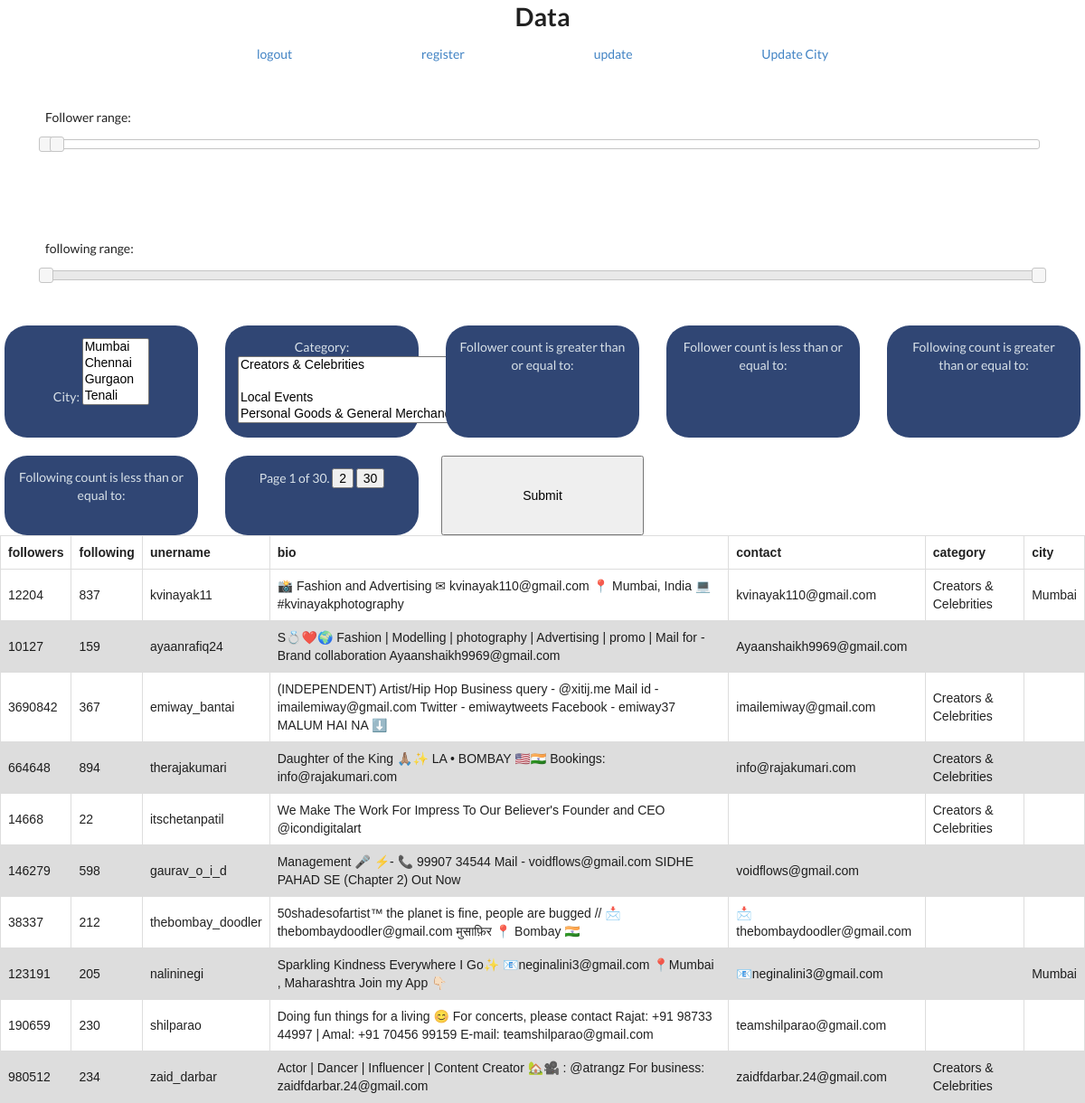
The app's page / (signed in) with its own data.
### main/models.py (models this page shows, shortened)
class Cities(models.Model):
    city = models.CharField(max_length=200)
    def __str__(self):
        return self.city

class UserModel(models.Model):
    follower_count = models.IntegerField()
    following_count = models.IntegerField()
    name = models.CharField(max_length=200)
    category = models.ManyToManyField(Categories)
    bio = models.CharField(max_length=2000, blank=True)
    city = models.ManyToManyField(Cities)
    contact = models.CharField(max_length=200, blank=True)

class Categories(models.Model):
    category = models.CharField(max_length=200)
    def __str__(self):
        return self.category

### main/views.py (the view)
# urls.py: 2. Add a URL to urlpatterns:  path('', views.home, name='home')
@login_required
def home(request):
    count_filter = FollowerFilter(request.GET)
    p = Paginator(count_filter.qs, 10)
    page_number = request.GET.get('page')
    page_obj = p.get_page(page_number)
    return render(request, 'main/main.html', {
        'data': page_obj,
        'range': count_filter
    })

### main/templates/main/main.html (shortened to what this page needs)
{% extends 'base.html' %}
{% load static %}
{% block body %}
<div class="container">
    <div class="nav">
        <h1>Data </h1>
        {% if request.user.is_authenticated %}
        <a href="{% url 'logout' %}">logout</a>
        {% else %}
        <a href="{% url 'login' %}">login</a>
        {% endif %}
        <a href="{% url 'register' %}">register</a>
        <a href="{% url 'update-view' %}">update</a>
        <a href="{% url 'update-city' %}">Update City</a>
    </div>
    <div class="slider-container">
        <p>
            <label for="amount">Follower range:</label>
            <input type="text" id="following-amount" readonly style="border:0; color:#f6931f; font-weight:bold;">
        </p>
        <div id="follower-range"></div>
    </div>
    <div class="slider-container">
        <p>
            <label for="amount">following range:</label>
            <input type="text" id="follower-amount" readonly style="border:0; color:#f6931f; font-weight:bold;">
        </p>
        <div id="following-range"></div>
    </div>
    <form method="get" class="form-align">
        {{ range.form.as_p }}
            <span class="step-links">
                <span class="current">
                    Page {{ data.number }} of {{ data.paginator.num_pages }}.
                </span>
                {% if data.has_next %}
                    <input type="submit" name="page" value="{{ data.next_page_number }}" placeholder="next">
                    <input type="submit" name="page" value="{{ data.paginator.num_pages }}" placeholder="last">
                {% endif %}
            </span>
        <input type="submit" />
    </form>
    <table>
        <thead>
            <tr>
                <th>followers</th>
                <th>following</th>
                <th>unername</th>
                <th>bio</th>
                <th>contact</th>
                <th>category</th>
                <th>city</th>
            </tr>
        </thead>
        <tbody>
            {% for object in data %}
                <tr>
                    <td>{{ object.follower_count }}</td>
                    <td>{{ object.following_count }}</td>
                    <td>{{ object.name }}</td>
                    <td>{{ object.bio }}</td>
                    <td>{{ object.contact }}</td>
                    <td>{% for category in object.category.all %}{{category}}{% endfor %}</td>
                    <td>{% for city in object.city.all %}{{ city }} {% endfor %}</td>
                </tr>
            {% endfor %}
        </tbody>
    </table>
</div>
{% endblock %}

### templates/base.html (shortened to what this page needs)
{% load static %}
<!DOCTYPE html>
<html lang="en">
<head>
    <link rel="stylesheet" href="{% static 'style.css' %}">
    <link rel="stylesheet" type='text/css' href="https://cdnjs.cloudflare.com/ajax/libs/semantic-ui/2.2.14/semantic.min.css">
    <link rel="stylesheet" href="//code.jquery.com/ui/1.12.1/themes/base/jquery-ui.css">
</head>
<body>
    {% block body %}
    {% endblock %}
</body>
</html>

### static_project/style.css (style rules this page uses)
.container { box-shadow: 3px 3px 3px 3px #dddddd; display: flex; flex-direction: column; justify-content: center; }
h1 { font-family: Helvetica, sans-serif; text-align: center; }
table { font-family: arial, sans-serif; border-collapse: collapse; width: 100%; }
td, th { border: 1px solid #dddddd; text-align: left; padding: 8px; }
tr:nth-child(even) { background-color: #dddddd; }
.slider-container { margin: 50px 50px 50px 50px; }
.form-align { display: grid; grid-gap: 20px; grid-template-columns: repeat(auto-fill, minmax(200px, auto)); color: #d8e1e8; }
.form-align p, .step-links { padding: 1em; background-color: #304674; border-radius: 25px; margin: 0 5px 0 5px; text-align: center; }
.form-align p input { outline: none; border-style: none; background-color: #304674; color: #d8e1e8; text-align: center; }
.nav { width: 100vw; text-align: center; justify-content: space-between; align-items: center; }
a { color: palevioletred; padding: 5em; }

### records on screen
Cities: city "Mumbai / Chennai / Gurgaon / Tenali", city "Mumbai"
UserModel: follower_count "12204", following_count "837", name "kvinayak11", bio "📸 Fashion and Advertising ✉ kvinayak110@gmail.com 📍 Mumbai, India 💻 #kvinayakphotography", contact "kvinayak110@gmail.com"
Categories: category "Creators & Celebrities"
UserModel: follower_count "10127", following_count "159", name "ayaanrafiq24", bio "S💍❤️🌍 Fashion | Modelling | photography | Advertising | promo | Mail for - Brand collaboration Ayaanshaikh9969@gmail.com", contact "Ayaanshaikh9969@gmail.com"
UserModel: follower_count "3690842", following_count "367", name "emiway_bantai", bio "(INDEPENDENT) Artist/Hip Hop Business query - @xitij.me Mail id - imailemiway@gmail.com Twitter - emiwaytweets Facebook - emiway37 MALUM HAI NA ⬇️", contact "imailemiway@gmail.com"
UserModel: follower_count "664648", following_count "894", name "therajakumari", bio "Daughter of the King 🙏🏽✨ LA • BOMBAY 🇺🇸🇮🇳 Bookings: info@rajakumari.com", contact "info@rajakumari.com"
UserModel: follower_count "14668", following_count "22", name "itschetanpatil", bio "We Make The Work For Impress To Our Believer's Founder and CEO @icondigitalart"
UserModel: follower_count "146279", following_count "598", name "gaurav_o_i_d", bio "Management 🎤 ⚡️- 📞 99907 34544 Mail - voidflows@gmail.com SIDHE PAHAD SE (Chapter 2) Out Now", contact "voidflows@gmail.com"
UserModel: follower_count "38337", following_count "212", name "thebombay_doodler", bio "50shadesofartist™ the planet is fine, people are bugged // 📩thebombaydoodler@gmail.com मुसाफ़िर 📍 Bombay 🇮🇳", contact "📩thebombaydoodler@gmail.com"
UserModel: follower_count "123191", following_count "205", name "nalininegi", bio "Sparkling Kindness Everywhere I Go✨ 📧neginalini3@gmail.com 📍Mumbai , Maharashtra Join my App 👇🏻", contact "📧neginalini3@gmail.com"
UserModel: follower_count "190659", following_count "230", name "shilparao", bio "Doing fun things for a living 😊 For concerts, please contact Rajat: +91 98733 44997 | Amal: +91 70456 99159 E-mail: teamshilparao@gmail.com", contact "teamshilparao@gmail.com"
UserModel: follower_count "980512", following_count "234", name "zaid_darbar", bio "Actor | Dancer | Influencer | Content Creator 🏡🎥 : @atrangz For business: zaidfdarbar.24@gmail.com", contact "zaidfdarbar.24@gmail.com"

### other values on screen
{{ data.number }} "1"
{{ data.paginator.num_pages }} "30"
